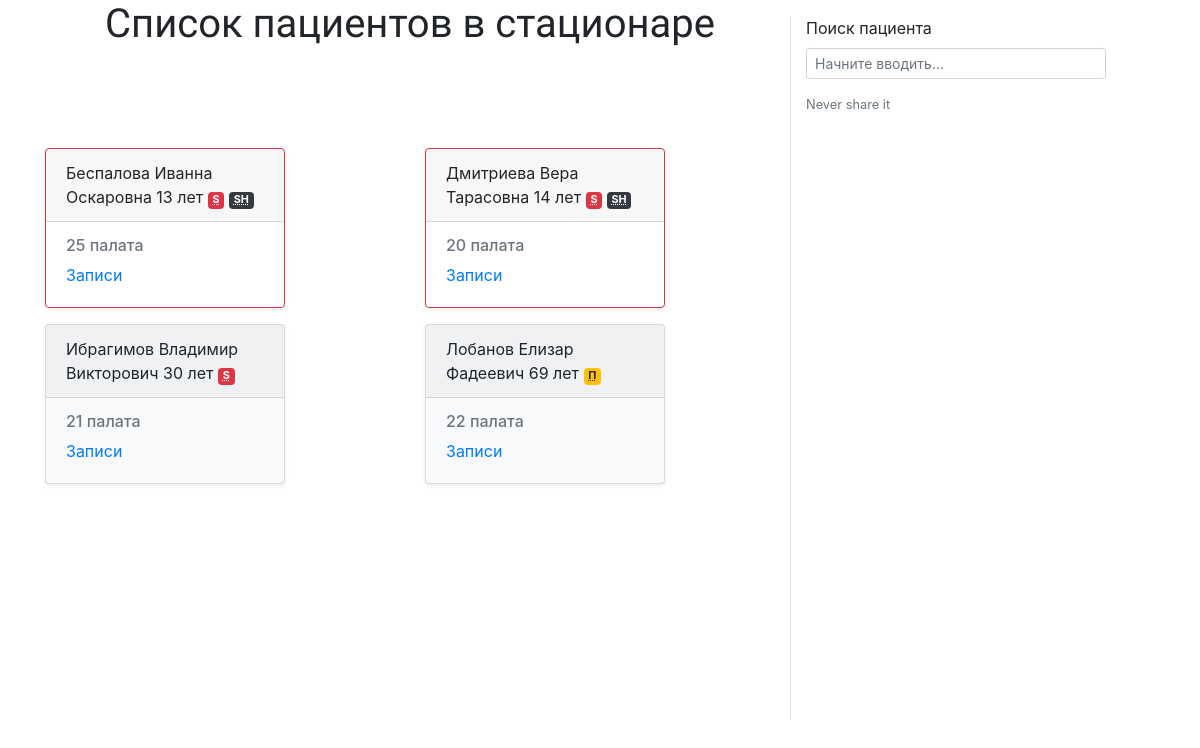
/patients/ (signed in), run on the app's committed database.
### patient_info/models.py (models this page shows, shortened)
class Patient(models.Model):
    fullname = models.CharField(max_length=100, unique=True, verbose_name='Ф.И.О.')
    dob = models.DateField(verbose_name='Дата рождения')
    room = models.SmallIntegerField(blank=True, null=True, verbose_name='Номер палаты')
    is_active = models.BooleanField(default=False, verbose_name='Госпитализирован в данный момент?')
    hided = models.BooleanField(default=False)
    srisk = models.BooleanField(default=False, verbose_name='Суицидальный риск')
    self_harm = models.BooleanField(default=False, verbose_name='Самоповреждения')
    drisk = models.BooleanField(default=False, verbose_name='Риск падения')
    def age(self):
        import datetime
        return int((datetime.date.today() - self.dob).days / 365.25  )

### patient_info/views.py (the view)
# urls.py: path("", PatientListView.as_view(), name="PatientList"),
class PatientListView(LoginRequiredMixin, UserPassesTestMixin, ListView):
    queryset = Patient.objects.filter(hided=False).order_by("-is_active", "fullname",)
    context_object_name = "patients"
    template_name="patient_info/patients.html"
    def test_func(self):
        return True
    def get_context_data(self, **kwargs):
        context = super().get_context_data(**kwargs)
        profile = Profile.objects.get(user = self.request.user)
        context["profile"] = profile.occupation
        return context

### patient_info/templates/patient_info/patients.html (shortened to what this page needs)
{%extends 'base.html' %}
{% load static %}
{% block main_content %}
    <div class="row">
        <div class="patients-container col-12 col-md-8">
                <h1 class="patients-header">Список пациентов в стационаре</h1>
                <div class="row mt-5">
                    {% for patient in patients %}
                    {% if patient.is_active %}
                    <div class="col">
                        <div {% if patient.age < 18 %}class="shadow-sm card border-danger mb-3 patient-card"{% else %}class="shadow-sm card bg-light mb-3 patient-card"{% endif %} style="width: 15rem;" >
                            <div class="card-header">{{patient.fullname}}
                                                    {% if patient.age == 1 %}{{patient.age}} год
                                                    {% elif patient.age > 1 and patient.age < 4  %} {{patient.age}} года
                                                    {% elif patient.age == 22 or patient.age == 33 or patient.age == 44 %} {{patient.age}} года
                                                    {% else %} {{patient.age}} лет
                                                    {% endif %}
                                                    {% if patient.srisk %}
                                                    <span class="badge badge-danger"><abbr title="Суицидальный риск" class="initialism">S</abbr></span>
                                                    {% endif %}
                                                    {% if patient.drisk %}
                                                    <span class="badge badge-warning"><abbr title="Риск падения" class="initialism">П</abbr></span>
                                                    {% endif %}
                                                    {% if patient.self_harm %}
                                                    <span class="badge badge-dark"><abbr title="Риск самоповреждния" class="initialism">Sh</abbr></span>
                                                    {% endif %}
                                                </div>
                            <div class="card-body">
                                <h6 class="card-subtitle mb-2 text-muted">{{patient.room}} палата</h6>
                                <a href={% url "PatientDetail" patient.id %} class="card-link">Записи</a>
                            </div>
                        </div>
                    </div>
                    {% endif %}
                    {% endfor %}
                </div>
        </div>
        {% if profile == 'D' %}
        <div class="search_field col-12 col-md-4 mt-3  border-left">
            <form>{% csrf_token %}
                <div class="form-group">
                    <label for="search">Поиск пациента</label>
                    <input type="search" id="search" name="search" class="form-control form-control-sm search-input" placeholder="Начните вводить..."/>
                    <small id="emailHelp" class="form-text text-muted">Never share it</small>
                </div>
            </form>
        </div>
        {% endif %}
    </div>
{% endblock %}

### accounts/templates/base.html (shortened to what this page needs)
{% load static %}
<html>
 <head>
    <link rel="stylesheet" href="{% static 'css/styles.css' %}">
    <link rel="stylesheet" href="https://stackpath.bootstrapcdn.com/bootstrap/4.3.1/css/bootstrap.min.css">
</head>
 <body>
        <div class="container">
            {% block main_content %}
            {%endblock%}
        </div>
 </body>
</html>

### static/css/styles.css (style rules this page uses)
.patients-container { min-height: 500px; height: 90vh; overflow: auto; }
.patients-header { text-align: center; margin-bottom: 100px; }
h1, h2 { font-family: 'PT Sans Narrow', sans-serif; }
.search-input { max-width: 300px!important; }

### data on the page
Patient: fullname "Беспалова Иванна Оскаровна", age "13", srisk "S", self_harm "SH", room "25"
Patient: fullname "Дмитриева Вера Тарасовна", age "14", srisk "S", self_harm "SH", room "20"
Patient: fullname "Ибрагимов Владимир Викторович", age "30", srisk "S", room "21"
Patient: fullname "Лобанов Елизар Фадеевич", age "69", drisk "П", room "22"
